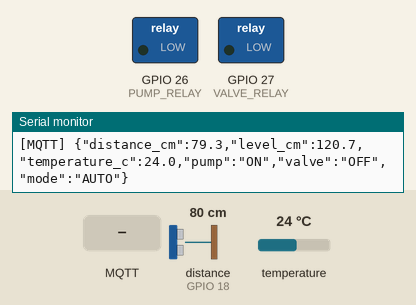
Simulated run of this sketch. Board: ESP32. On the bench: switched loads named in the sketch (green lamp = pin HIGH), the last lines printed to the serial monitor. Wiring (from diagram.json): ultrasonic range finder: trigger GPIO 5; echo GPIO 18. Inputs (shaded band) come from the test bench; at power-on: distance to the obstacle (sensor on GPIO 18) 80 cm, temperature 24 °C. The echo pulse lasts 58.3 µs per cm; WiFi joins after 1.5 s; servers stay silent unless stated; no MQTT or app messages arrive unless stated; pins used as bus, display or sensor lines are not drawn.

Above: at 2.3 s.
2.4 s: MQTT message "MANUAL" arrives on the first subscribed topic
At 3.1 s:
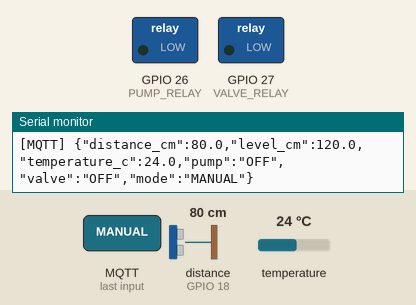
4.0 s: MQTT message "ON" arrives on the third subscribed topic
At 4.4 s:
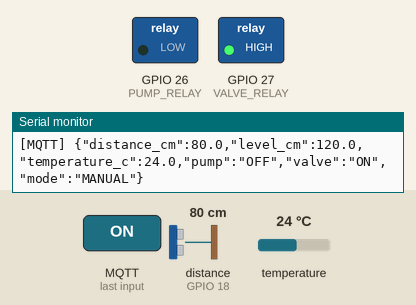
5.5 s: MQTT message "OFF" arrives on the third subscribed topic
At 5.9 s:
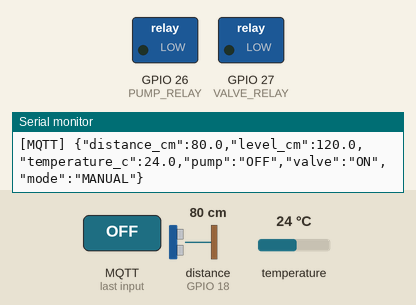
7.0 s: MQTT message "on" arrives on the third subscribed topic
At 7.7 s:
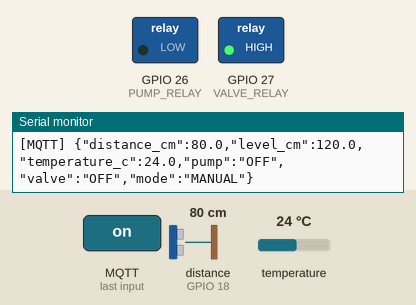
Timing chart, 0 to 9.6 s (numbered marks = the images above; inputs shaded):
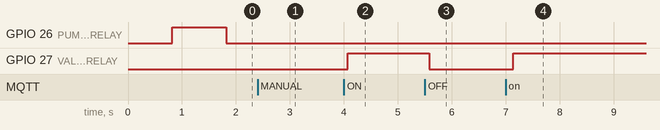

The sketch:

Lab3.ino
```cpp
#include <WiFi.h>
#include <PubSubClient.h>
#include <OneWire.h>
#include <DallasTemperature.h>

// ================= WIFI =================
const char* WIFI_SSID = "Wokwi-GUEST";
const char* WIFI_PASS = "";

// ================= MQTT =================
const char* MQTT_HOST = "broker.emqx.io";
const int MQTT_PORT = 1883;

const char* ROOT_TOPIC = "aquatank/demo_83921";

String TOPIC_DATA = String(ROOT_TOPIC) + "/data";
String TOPIC_MODE = String(ROOT_TOPIC) + "/cmd/mode";
String TOPIC_PUMP = String(ROOT_TOPIC) + "/cmd/pump";
String TOPIC_VALVE = String(ROOT_TOPIC) + "/cmd/valve";

String TOPIC_PUMP_STATE = String(ROOT_TOPIC) + "/status/pump";
String TOPIC_VALVE_STATE = String(ROOT_TOPIC) + "/status/valve";
String TOPIC_MODE_STATE = String(ROOT_TOPIC) + "/status/mode";

// ================= GPIO =================
#define TRIG_PIN 5
#define ECHO_PIN 18

#define TEMP_PIN 4

#define PUMP_RELAY 26
#define VALVE_RELAY 27

// Relay kích mức HIGH
#define RELAY_ON HIGH
#define RELAY_OFF LOW

// Chiều cao bể (cm)
#define TANK_HEIGHT_CM 200.0

// ================= MQTT OBJECT =================
WiFiClient espClient;
PubSubClient mqtt(espClient);

// ================= DS18B20 =================
OneWire oneWire(TEMP_PIN);
DallasTemperature sensors(&oneWire);

// ================= DATA STRUCT =================
struct SensorData {
  float distance;
  float level;
  float temperature;
};

enum CommandType {
  CMD_MODE,
  CMD_PUMP,
  CMD_VALVE
};

struct WebCommand {
  CommandType type;
  bool value;
};

// ================= QUEUE =================
QueueHandle_t dataQueue;
QueueHandle_t dataAlertQueue;
QueueHandle_t cmdQueue;

// ================= DEVICE STATE =================
volatile bool pumpState = false;
volatile bool valveState = false;
volatile bool autoMode = true;

// ================= SENSOR =================
float readDistance() {

  digitalWrite(TRIG_PIN, LOW);
  delayMicroseconds(3);

  digitalWrite(TRIG_PIN, HIGH);
  delayMicroseconds(10);

  digitalWrite(TRIG_PIN, LOW);

  unsigned long duration =
      pulseIn(ECHO_PIN, HIGH, 30000);

  if (duration == 0)
    return -1;

  return duration * 0.0343 / 2;
}

float calculateLevel(float distance) {

  if (distance < 0)
    return -1;

  float level = TANK_HEIGHT_CM - distance;

  if (level < 0)
    level = 0;

  if (level > TANK_HEIGHT_CM)
    level = TANK_HEIGHT_CM;

  return level;
}

// ================= RELAY CONTROL =================
void controlPump(bool state) {

  pumpState = state;

  digitalWrite(
      PUMP_RELAY,
      state ? RELAY_ON : RELAY_OFF
  );
}

void controlValve(bool state) {

  valveState = state;

  digitalWrite(
      VALVE_RELAY,
      state ? RELAY_ON : RELAY_OFF
  );
}

// ================= MQTT STATUS =================
void publishStatus() {

  if (!mqtt.connected())
    return;

  mqtt.publish(
      TOPIC_PUMP_STATE.c_str(),
      pumpState ? "ON" : "OFF",
      true
  );

  mqtt.publish(
      TOPIC_VALVE_STATE.c_str(),
      valveState ? "ON" : "OFF",
      true
  );

  mqtt.publish(
      TOPIC_MODE_STATE.c_str(),
      autoMode ? "AUTO" : "MANUAL",
      true
  );
}

// ================= MQTT CALLBACK =================
void mqttCallback(
    char* topic,
    byte* payload,
    unsigned int length
) {

  String message = "";

  for (unsigned int i = 0; i < length; i++) {
    message += (char)payload[i];
  }

  message.trim();
  message.toUpperCase();

  WebCommand cmd;
  bool valid = true;

  String receivedTopic = String(topic);

  if (receivedTopic == TOPIC_MODE) {

    cmd.type = CMD_MODE;

    if (message == "AUTO")
      cmd.value = true;

    else if (message == "MANUAL")
      cmd.value = false;

    else
      valid = false;
  }

  else if (receivedTopic == TOPIC_PUMP) {

    cmd.type = CMD_PUMP;

    if (message == "ON")
      cmd.value = true;

    else if (message == "OFF")
      cmd.value = false;

    else
      valid = false;
  }

  else if (receivedTopic == TOPIC_VALVE) {

    cmd.type = CMD_VALVE;

    if (message == "ON")
      cmd.value = true;

    else if (message == "OFF")
      cmd.value = false;

    else
      valid = false;
  }

  else {
    valid = false;
  }

  if (valid && cmdQueue != NULL) {
    xQueueSend(cmdQueue, &cmd, 0);
  }
}

// ================= MQTT CONNECT =================
bool connectMQTT() {

  if (mqtt.connected())
    return true;

  String clientID =
      "ESP32-AquaTank-" +
      String((uint32_t)ESP.getEfuseMac(), HEX);

  if (mqtt.connect(clientID.c_str())) {

    mqtt.subscribe(TOPIC_MODE.c_str());
    mqtt.subscribe(TOPIC_PUMP.c_str());
    mqtt.subscribe(TOPIC_VALVE.c_str());

    publishStatus();

    Serial.println("[MQTT] Connected!");

    return true;
  }

  return false;
}

// =================================================
// TASK 1: READ SENSOR - CORE 1
// =================================================
void TaskReadData(void *parameter) {

  SensorData data;

  for (;;) {

    // Đọc HC-SR04
    data.distance = readDistance();

    // Đọc DS18B20
    sensors.requestTemperatures();

    data.temperature =
        sensors.getTempCByIndex(0);

    if (data.temperature == DEVICE_DISCONNECTED_C) {
      data.temperature = -127;
    }

    // Tính mực nước
    data.level = calculateLevel(data.distance);

    // Hiển thị Serial
    Serial.println("\n===== DU LIEU BE NUOI =====");

    Serial.printf(
        "Khoang cach: %.1f cm\n",
        data.distance
    );

    Serial.printf(
        "Muc nuoc: %.1f cm\n",
        data.level
    );

    Serial.printf(
        "Nhiet do: %.1f C\n",
        data.temperature
    );

    Serial.println("==========================");

    // Gửi dữ liệu vào data Queue
    if (xQueueSend(dataQueue, &data, 0) != pdPASS) {

      SensorData oldData;

      xQueueReceive(dataQueue, &oldData, 0);

      xQueueSend(dataQueue, &data, 0);
    }

    // Gửi mực nước vào Alert Queue
    if (data.level >= 0) {

      xQueueOverwrite(
          dataAlertQueue,
          &data.level
      );
    }

    vTaskDelay(pdMS_TO_TICKS(1000));
  }
}

// =================================================
// TASK 2: MQTT TRANSMIT - CORE 0
// =================================================
void TaskTransmitData(void *parameter) {

  SensorData data;

  char json[256];

  unsigned long lastStatus = 0;

  for (;;) {

    // Kết nối WiFi
    if (WiFi.status() != WL_CONNECTED) {

      WiFi.begin(WIFI_SSID, WIFI_PASS);

      while (WiFi.status() != WL_CONNECTED) {

        vTaskDelay(pdMS_TO_TICKS(500));
      }

      Serial.println("[WiFi] Connected!");

      Serial.println(WiFi.localIP());
    }

    // Kết nối MQTT
    if (!mqtt.connected()) {

      connectMQTT();
    }

    if (mqtt.connected()) {

      mqtt.loop();

      // Đọc dữ liệu từ data Queue
      if (
          xQueueReceive(
              dataQueue,
              &data,
              pdMS_TO_TICKS(100)
          ) == pdPASS
      ) {

        snprintf(
            json,
            sizeof(json),

            "{\"distance_cm\":%.1f,"
            "\"level_cm\":%.1f,"
            "\"temperature_c\":%.1f,"
            "\"pump\":\"%s\","
            "\"valve\":\"%s\","
            "\"mode\":\"%s\"}",

            data.distance,
            data.level,
            data.temperature,

            pumpState ? "ON" : "OFF",

            valveState ? "ON" : "OFF",

            autoMode ? "AUTO" : "MANUAL"
        );

        mqtt.publish(
            TOPIC_DATA.c_str(),
            json
        );

        Serial.print("[MQTT] ");

        Serial.println(json);
      }

      // Cập nhật trạng thái định kỳ
      if (millis() - lastStatus >= 2000) {

        publishStatus();

        lastStatus = millis();
      }
    }

    vTaskDelay(pdMS_TO_TICKS(20));
  }
}

// =================================================
// TASK 3: ALERT AND CONTROL - CORE 1
// =================================================
void TaskAlert(void *parameter) {

  float latestLevel = -1;

  float receivedLevel;

  WebCommand cmd;

  enum Action {
    IDLE,
    PUMP_50,
    PUMP_100,
    VALVE_OPEN
  };

  Action action = IDLE;

  unsigned long actionStart = 0;

  unsigned long lastToggle = 0;

  bool pumpHalfCycle = false;

  int previousZone = 0;

  for (;;) {

    // Nhận lệnh điều khiển từ Web
    while (
        xQueueReceive(cmdQueue, &cmd, 0) == pdPASS
    ) {

      if (cmd.type == CMD_MODE) {

        autoMode = cmd.value;

        action = IDLE;

        controlPump(false);
        controlValve(false);

        previousZone = 0;

        Serial.println(
            autoMode ? "MODE AUTO" : "MODE MANUAL"
        );
      }

      else if (
          cmd.type == CMD_PUMP && !autoMode
      ) {

        action = IDLE;

        if (cmd.value) {

          controlValve(false);
          controlPump(true);
        }

        else {
          controlPump(false);
        }
      }

      else if (
          cmd.type == CMD_VALVE && !autoMode
      ) {

        action = IDLE;

        if (cmd.value) {

          controlPump(false);
          controlValve(true);
        }

        else {
          controlValve(false);
        }
      }
    }

    // Đọc mực nước từ Alert Queue
    if (
        xQueueReceive(
            dataAlertQueue,
            &receivedLevel,
            0
        ) == pdPASS
    ) {

      latestLevel = receivedLevel;
    }

    unsigned long now = millis();

    // ================= AUTO MODE =================
    if (autoMode && latestLevel >= 0) {

      int currentZone = 0;

      if (
          latestLevel >= 100 &&
          latestLevel < 150
      ) {
        currentZone = 1;
      }

      else if (
          latestLevel >= 150 &&
          latestLevel <= 200
      ) {
        currentZone = 2;
      }

      else if (latestLevel < 50) {

        currentZone = 3;
      }

      // Chỉ kích hoạt khi đi vào vùng mới
      if (
          currentZone != previousZone &&
          currentZone != 0 &&
          action == IDLE
      ) {

        actionStart = now;

        lastToggle = now;

        controlPump(false);
        controlValve(false);

        if (currentZone == 1) {

          action = PUMP_50;

          pumpHalfCycle = true;

          controlPump(true);

          Serial.println(
              "AUTO: BOM 50% - 10 GIAY"
          );
        }

        else if (currentZone == 2) {

          action = PUMP_100;

          controlPump(true);

          Serial.println(
              "AUTO: BOM 100% - 20 GIAY"
          );
        }

        else if (currentZone == 3) {

          action = VALVE_OPEN;

          controlValve(true);

          Serial.println(
              "AUTO: MO VAN XA - 10 GIAY"
          );
        }
      }

      previousZone = currentZone;
    }

    // ================= TIMED CONTROL =================
    if (action == PUMP_50) {

      if (now - actionStart >= 10000) {

        controlPump(false);

        action = IDLE;

        Serial.println("KET THUC BOM 50%");
      }

      else if (now - lastToggle >= 1000) {

        lastToggle = now;

        pumpHalfCycle = !pumpHalfCycle;

        controlPump(pumpHalfCycle);
      }
    }

    else if (action == PUMP_100) {

      if (now - actionStart >= 20000) {

        controlPump(false);

        action = IDLE;

        Serial.println("KET THUC BOM 100%");
      }
    }

    else if (action == VALVE_OPEN) {

      if (now - actionStart >= 10000) {

        controlValve(false);

        action = IDLE;

        Serial.println("DONG VAN XA");
      }
    }

    vTaskDelay(pdMS_TO_TICKS(50));
  }
}

// =================================================
// SETUP
// =================================================
void setup() {

  Serial.begin(115200);

  // GPIO
  pinMode(TRIG_PIN, OUTPUT);

  pinMode(ECHO_PIN, INPUT);

  pinMode(PUMP_RELAY, OUTPUT);

  pinMode(VALVE_RELAY, OUTPUT);

  controlPump(false);

  controlValve(false);

  // Khởi tạo cảm biến nhiệt độ
  sensors.begin();

  // Tạo Queue
  dataQueue = xQueueCreate(
      10,
      sizeof(SensorData)
  );

  dataAlertQueue = xQueueCreate(
      1,
      sizeof(float)
  );

  cmdQueue = xQueueCreate(
      10,
      sizeof(WebCommand)
  );

  if (
      dataQueue == NULL ||
      dataAlertQueue == NULL ||
      cmdQueue == NULL
  ) {

    Serial.println("ERROR: CREATE QUEUE FAILED!");

    while (true) {
      delay(1000);
    }
  }

  // Cấu hình MQTT
  mqtt.setServer(
      MQTT_HOST,
      MQTT_PORT
  );

  mqtt.setCallback(mqttCallback);

  mqtt.setBufferSize(512);

  // Tạo Task truyền dữ liệu - Core 0
  xTaskCreatePinnedToCore(
      TaskTransmitData,
      "TaskTransmitData",
      8192,
      NULL,
      2,
      NULL,
      0
  );

  // Tạo Task đọc dữ liệu - Core 1
  xTaskCreatePinnedToCore(
      TaskReadData,
      "TaskReadData",
      4096,
      NULL,
      2,
      NULL,
      1
  );

  // Tạo Task cảnh báo - Core 1
  xTaskCreatePinnedToCore(
      TaskAlert,
      "TaskAlert",
      4096,
      NULL,
      2,
      NULL,
      1
  );

  Serial.println("HE THONG DA KHOI DONG!");
}

// =================================================
// LOOP
// =================================================
void loop() {

  vTaskDelay(pdMS_TO_TICKS(1000));
}
```

Measured:
- after the input at 2.4 s, GPIO 26 (PUMP_RELAY): stays LOW (without the input it goes to HIGH after 0.42 s)
- after the input at 4.0 s, GPIO 27 (VALVE_RELAY): LOW → HIGH after 0.08 s
- after the input at 5.5 s, GPIO 27 (VALVE_RELAY): HIGH → LOW after 0.09 s
- after the input at 7.0 s, GPIO 27 (VALVE_RELAY): LOW → HIGH after 0.14 s
